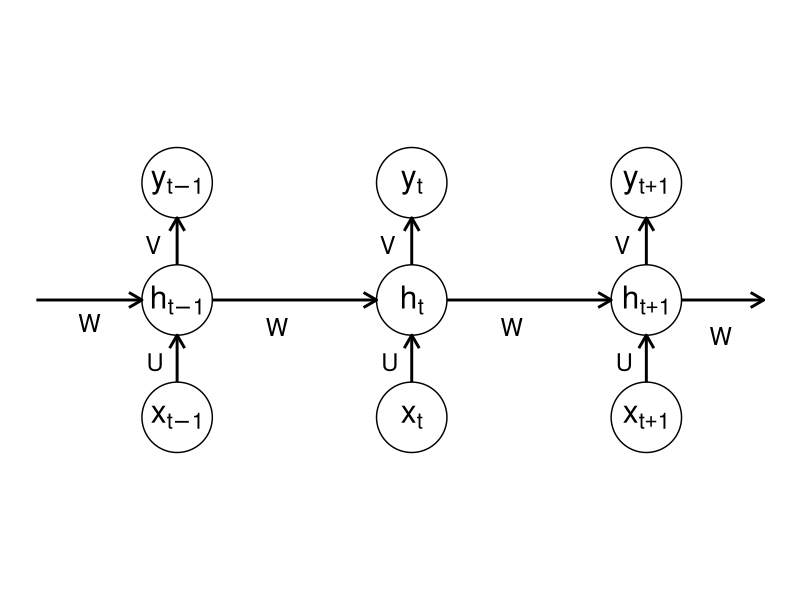

Generate this figure with R:
library(ggplot2)
library(ggforce)
library(dplyr)

r <- 0.3  # node radius

# Nodes
nodes <- data.frame(
  id = c("x1","h1","y1",
         "x2","h2","y2",
         "x3","h3","y3"),
  label = c("x[t-1]","h[t-1]","y[t-1]",
            "x[t]","h[t]","y[t]",
            "x[t+1]","h[t+1]","y[t+1]"),
  x = c(2,2,2,
        4,4,4,
        6,6,6),
  y = c(0,1,2,
        0,1,2,
        0,1,2)
)


# Edges
edges <- data.frame(
  from = c("x1","h1","h2","x2","x3","h1","h2","h3"),
  to   = c("h1","h2","h3","h2","h3","y1","y2","y3"),
  label = c("U","W","W",
            "U","U",
            "V","V","V")
)

# Only use the original edges (no yback arrow)
edges_all <- edges

# Function to shorten arrows
shorten <- function(x1, y1, x2, y2, r){
  dx <- x2 - x1
  dy <- y2 - y1
  d <- sqrt(dx^2 + dy^2)
  if (d == 0) return(c(x1, y1, x2, y2))
  x1s <- x1 + dx * r/d
  y1s <- y1 + dy * r/d
  x2s <- x2 - dx * r/d
  y2s <- y2 - dy * r/d
  c(x1s, y1s, x2s, y2s)
}

# Compute edge coordinates for all edges
edges_coords_all <- bind_rows(lapply(1:nrow(edges_all), function(i){
  row <- edges_all[i, ]
  from <- nodes[nodes$id == row$from, ]
  to   <- nodes[nodes$id == row$to, ]
  coords <- shorten(from$x, from$y, to$x, to$y, r)
  tibble(
    x = coords[1], y = coords[2],
    xend = coords[3], yend = coords[4],
    label = row$label
  )
}))

# Offset reverse edges higher but keep them connected to nodes
rev_idx <- edges_coords_all$label == "h[rev]"
edges_coords_all$y[rev_idx]    <- edges_coords_all$y[rev_idx]    + 0
edges_coords_all$yend[rev_idx] <- edges_coords_all$yend[rev_idx] + 0

# If you want to move the original h edges down as well:
orig_h_idx <- edges_coords_all$label == "h[t-1]" | edges_coords_all$label == "h[t]"
edges_coords_all$y[orig_h_idx]    <- edges_coords_all$y[orig_h_idx]    + 0.1
edges_coords_all$yend[orig_h_idx] <- edges_coords_all$yend[orig_h_idx] + 0.1

# Offset yback edge to the right but keep it connected to nodes
yback_idx <- edges_coords_all$label == "yback"
edges_coords_all$x[yback_idx]    <- edges_coords_all$x[yback_idx]    + 0.1
edges_coords_all$xend[yback_idx] <- edges_coords_all$xend[yback_idx] + 0.1

# Calculate offset for extra edge so it starts at the edge of the node
dx <- 1  # x direction (to the right)
dy <- 0  # y direction (horizontal)
d <- sqrt(dx^2 + dy^2)
x_start <- nodes$x[nodes$id == "h3"] + dx * r / d
y_start <- nodes$y[nodes$id == "h3"] + dy * r / d
x_end <- nodes$x[nodes$id == "h3"] + 1
y_end <- nodes$y[nodes$id == "h3"]

extra_edge <- data.frame(
  x = x_start,
  y = y_start,
  xend = x_end,
  yend = y_end,
  label = "W"
)

# Use the same length as the h[t+1] edge for double edges
edge_length <- x_end - nodes$x[nodes$id == "h3"] # This is 1

# Make double edges longer by increasing edge_length
long_edge_length <- edge_length * 1.5

x_left_long <- nodes$x[nodes$id == "h1"] - long_edge_length
y_left <- nodes$y[nodes$id == "h1"]

# Edge going into h1 (above, W[hh] label)
coords_in <- shorten(x_left_long, y_left + 0, nodes$x[nodes$id == "h1"], nodes$y[nodes$id == "h1"] + 0, r)
edge_in <- tibble(
  x = coords_in[1], y = coords_in[2],
  xend = coords_in[3], yend = coords_in[4],
  label = "W"
)

# Only keep the edge_in for plotting, not edge_out
double_edges_split <- bind_rows(edge_in)
double_edges_split$label_offset <- c(-0.18) # Place label under the edge

# Add a label_offset column for vertical adjustment
double_edges_split$label_offset <- c(-0.18) # Place label under the edge

# Separate W and h edges
edges_coords_W <- edges_coords_all[grepl("^W", edges_coords_all$label), ]
edges_coords_h <- edges_coords_all[grepl("^h", edges_coords_all$label), ]

edges_coords_U <- edges_coords_all[edges_coords_all$label == "U", ]
edges_coords_V <- edges_coords_all[edges_coords_all$label == "V", ]


# Plot
Plot_RNN <- ggplot() +
  geom_circle(data=nodes, aes(x0=x, y0=y, r=r), fill="white", color="black") +
  geom_text(data=nodes, aes(x=x, y=y, label=label), parse=TRUE, size=8) +
  geom_segment(data=edges_coords_all,
               aes(x=x, y=y, xend=xend, yend=yend),
               arrow=arrow(length=unit(0.15,"inches")), size=1) +
  geom_segment(data=extra_edge,
               aes(x=x, y=y, xend=xend, yend=yend),
               arrow=arrow(length=unit(0.15,"inches")), size=1) +
  geom_segment(data=double_edges_split,
               aes(x=x, y=y, xend=xend, yend=yend),
               arrow=arrow(length=unit(0.15,"inches")), size=1) +
  geom_text(data=extra_edge,
            aes(x=(x+xend)/2, y=(y+yend)/2 + 0.2, label=label),
            parse=TRUE, size=6, vjust=3.8, hjust=0.6) +
  geom_text(data=edges_coords_W[edges_coords_W$label != "W[hh]", ],
            aes(x=(x+xend)/2, y=(y+yend)/2, label=label),
            parse=TRUE, size=6, vjust=2, hjust=1.3) +
  geom_text(data=edges_coords_h,
            aes(x=(x+xend)/2, y=(y+yend)/2, label=label),
            parse=TRUE, size=6, vjust=-0.5, hjust=0.5) +
  geom_text(data=double_edges_split,
            aes(x=(x+xend)/2, y=(y+yend)/2 + label_offset, label=label),
            parse=TRUE, size=6, vjust=0.6, hjust=0.5) +
  geom_text(data=edges_coords_U,
          aes(x=(x+xend)/2, y=(y+yend)/2, label=label),
          parse=TRUE, size=6, vjust=0.7, hjust=1.8) +
  geom_text(data=edges_coords_V,
          aes(x=(x+xend)/2, y=(y+yend)/2, label=label),
          parse=TRUE, size=6, vjust=0.7, hjust=2) +
  coord_equal() +
  theme_void()

pdf("fig/img/RNN/RNN_Example.pdf", width=10, height=6)
Plot_RNN
dev.off()
